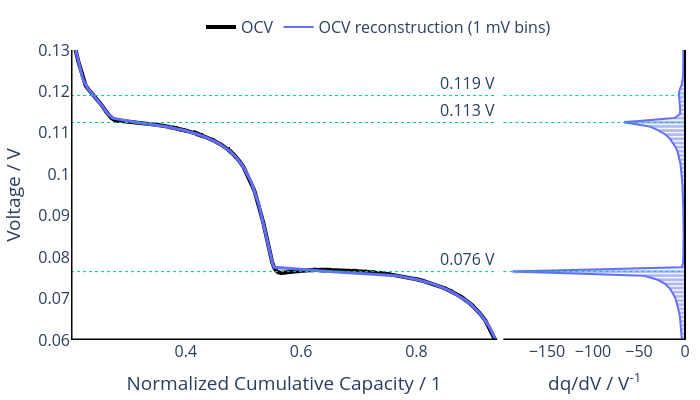

The notebook cell this image was saved under:
### Markdown cell above
## Graphite with histogram method

### Code cell
BIN_SIZE = 1e-3
filename = 'sintef__sintef-graphite-R2032-intelligent-677295__20250514__p-ocvhold__RT.bdf.parquet'

df = pl.read_parquet(ZENODO_DATA_PATH / Path(filename))

df_subset = (df
             .filter(pl.col('Step Index / 1')==2)
             .filter(pl.col('Cycle Count / 1')==3)
             )

q = df_subset['Cumulative Capacity / Ah'].to_numpy()
v = df_subset['Voltage / V'].to_numpy()

q = q/q.max() #Normalized capacity

v_dqdv, dqdv = dqdv_histogram(q=q, v=v, bin_size=BIN_SIZE)

q_reconstructed = sp.integrate.cumulative_trapezoid(dqdv, v_dqdv, initial=0.0) + q[0]

fig = generate_results_plot()


fig.add_trace( go.Scatter(x=q, 
                          y=v, 
                          name="OCV", 
                          line=dict(color="Black", width=4)), 
                        row=1, col=1 )
fig.add_trace( go.Scatter(x=q_reconstructed, 
                          y=v_dqdv, 
                          name="OCV reconstructed", 
                          showlegend=False,
                          line=dict(color=colors[0], width=3, dash="solid")), 
                        row=1, col=1 )


fig.add_trace( go.Scatter(x=dqdv, 
                          y=v_dqdv, 
                          name="OCV reconstruction (1 mV bins)", 
                          line=dict(color=colors[0], width=2)), 
                        row=1, col=2 )

fig.add_trace(go.Bar(x=dqdv, 
                     y=v_dqdv, 
                     name="Bins", 
                     orientation="h", 
                     opacity=0.5, 
                     marker=dict(color=colors[0]), 
                     showlegend=False), 
                    row=1, col=2 )

plateaus = [0.119, 0.1125, 0.0765]
for plateau in plateaus:
    fig.add_hline(y=plateau,  line_color=colors[2], line_width=1, line_dash = "dot", annotation_text=f"{plateau:.3f} V", annotation_position="top right", row=1, col=1)
    fig.add_hline(y=plateau,  line_color=colors[2], line_width=1, line_dash = "dot", row=1, col=2)



y_lims = [0.06, 0.13]
x1_lims = [0.201, 0.94]

fig.add_hline(y=y_lims[0],  line_color="Black", line_width=3)
fig.add_vline(x=x1_lims[0],  line_color="Black", line_width=3, row=1, col=1)
fig.add_vline(x=0,  line_color="Black", line_width=2, row=1, col=2)

fig.update_yaxes(range=y_lims, showgrid=False)
fig.update_xaxes(showgrid=False, title_text="Normalized Cumulative Capacity / 1", range=x1_lims, row=1, col=1)
fig.update_xaxes(showgrid=False, title_text="dq/dV / V<sup>-1</sup>", row=1, col=2)
# fig.update_xaxes(range=[0, 3e-3], row=1, col=1)

fig.update_layout(
    title="",
    margin=dict(l=10, r=10, t=10, b=10),
    font=dict(size=16),
    )
fig.show()

### Figure 1 — Plotly figure (JSON) as saved in the notebook; plotly's stock layout.template omitted (floating-point values rounded to 4 significant figures; data arrays with more than 128 entries replaced by an {"elided": "..."} marker saying what was removed)
{"data": [{"line": {"color": "Black", "width": 4}, "name": "OCV", "type": "scatter", "x": {"elided": "17630 float values"}, "xaxis": "x", "y": {"elided": "17630 float values"}, "yaxis": "y"}, {"line": {"color": "#636EFA", "dash": "solid", "width": 3}, "name": "OCV reconstructed", "showlegend": false, "type": "scatter", "x": {"elided": "971 float values"}, "xaxis": "x", "y": {"elided": "971 float values"}, "yaxis": "y"}, {"line": {"color": "#636EFA", "width": 2}, "name": "OCV reconstruction (1 mV bins)", "type": "scatter", "x": {"elided": "971 float values"}, "xaxis": "x2", "y": {"elided": "971 float values"}, "yaxis": "y2"}, {"marker": {"color": "#636EFA"}, "name": "Bins", "opacity": 0.5, "orientation": "h", "showlegend": false, "type": "bar", "x": {"elided": "971 float values"}, "xaxis": "x2", "y": {"elided": "971 float values"}, "yaxis": "y2"}], "layout": {"annotations": [{"showarrow": false, "text": "0.119 V", "x": 1, "xanchor": "right", "xref": "x domain", "y": 0.119, "yanchor": "bottom", "yref": "y"}, {"showarrow": false, "text": "0.113 V", "x": 1, "xanchor": "right", "xref": "x domain", "y": 0.1125, "yanchor": "bottom", "yref": "y"}, {"showarrow": false, "text": "0.076 V", "x": 1, "xanchor": "right", "xref": "x domain", "y": 0.0765, "yanchor": "bottom", "yref": "y"}], "font": {"size": 16}, "height": 400, "legend": {"orientation": "h", "x": 0.5, "xanchor": "center", "y": 1.02, "yanchor": "bottom"}, "margin": {"b": 10, "l": 10, "r": 10, "t": 10}, "shapes": [{"line": {"color": "#00CC96", "dash": "dot", "width": 1}, "type": "line", "x0": 0, "x1": 1, "xref": "x domain", "y0": 0.119, "y1": 0.119, "yref": "y"}, {"line": {"color": "#00CC96", "dash": "dot", "width": 1}, "type": "line", "x0": 0, "x1": 1, "xref": "x2 domain", "y0": 0.119, "y1": 0.119, "yref": "y2"}, {"line": {"color": "#00CC96", "dash": "dot", "width": 1}, "type": "line", "x0": 0, "x1": 1, "xref": "x domain", "y0": 0.1125, "y1": 0.1125, "yref": "y"}, {"line": {"color": "#00CC96", "dash": "dot", "width": 1}, "type": "line", "x0": 0, "x1": 1, "xref": "x2 domain", "y0": 0.1125, "y1": 0.1125, "yref": "y2"}, {"line": {"color": "#00CC96", "dash": "dot", "width": 1}, "type": "line", "x0": 0, "x1": 1, "xref": "x domain", "y0": 0.0765, "y1": 0.0765, "yref": "y"}, {"line": {"color": "#00CC96", "dash": "dot", "width": 1}, "type": "line", "x0": 0, "x1": 1, "xref": "x2 domain", "y0": 0.0765, "y1": 0.0765, "yref": "y2"}, {"line": {"color": "Black", "width": 3}, "type": "line", "x0": 0, "x1": 1, "xref": "x domain", "y0": 0.06, "y1": 0.06, "yref": "y"}, {"line": {"color": "Black", "width": 3}, "type": "line", "x0": 0, "x1": 1, "xref": "x2 domain", "y0": 0.06, "y1": 0.06, "yref": "y2"}, {"line": {"color": "Black", "width": 3}, "type": "line", "x0": 0.201, "x1": 0.201, "xref": "x", "y0": 0, "y1": 1, "yref": "y domain"}, {"line": {"color": "Black", "width": 2}, "type": "line", "x0": 0, "x1": 0, "xref": "x2", "y0": 0, "y1": 1, "yref": "y2 domain"}], "title": {"text": ""}, "width": 700, "xaxis": {"anchor": "y", "domain": [0, 0.693], "range": [0.201, 0.94], "showgrid": false, "title": {"text": "Normalized Cumulative Capacity / 1"}}, "xaxis2": {"anchor": "y2", "domain": [0.703, 1], "showgrid": false, "title": {"text": "dq/dV / V<sup>-1</sup>"}}, "yaxis": {"anchor": "x", "domain": [0, 1], "range": [0.06, 0.13], "showgrid": false, "title": {"text": "Voltage / V"}}, "yaxis2": {"anchor": "x2", "domain": [0, 1], "matches": "y", "range": [0.06, 0.13], "showgrid": false, "showticklabels": false}}}
